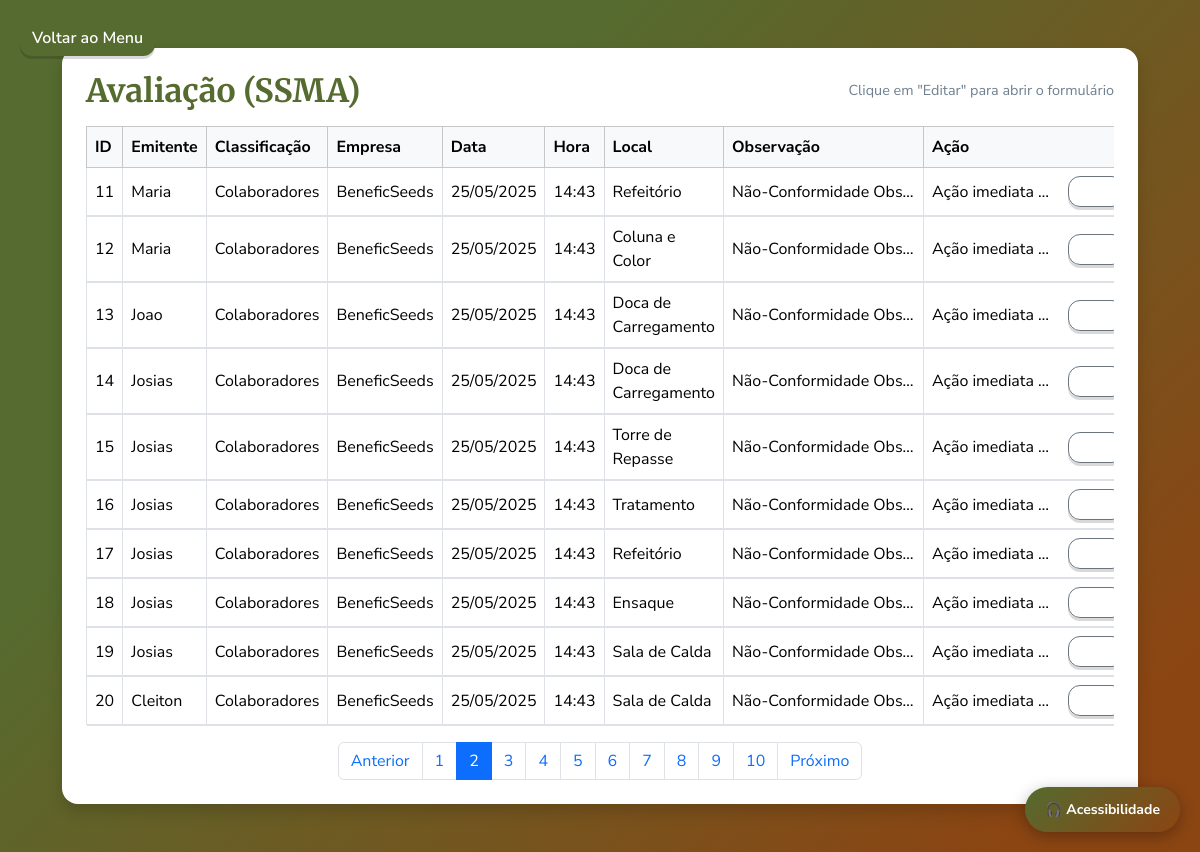
The page /ssma?page=2 (signed in) on the database its author committed.
### app.py (models this page shows)
class Entrada(db.Model):
    id = db.Column(db.Integer, primary_key=True)
    emitente = db.Column(db.String(40), nullable=False)
    classificação = db.Column(db.String(15), nullable=False)
    empresa = db.Column(db.String(15), nullable=False)
    data = db.Column(db.Date, nullable=False)
    hora = db.Column(db.Time, nullable=False)
    local = db.Column(db.String(20), nullable=False)
    observação = db.Column(db.String(150), nullable=False)
    ação = db.Column(db.String(150), nullable=False)
    class_sst = db.Column(db.String(50), nullable=True)
    class_ambiental = db.Column(db.String(50), nullable=True)
    causa = db.Column(db.String(300), nullable=True)
    parecer = db.Column(db.String(100), nullable=True)
    num_ordem_man = db.Column(db.String(20), nullable=True)
    obs_sprocedencia = db.Column(db.String(20), nullable=True)
    obs_justificativa = db.Column(db.String(20), nullable=True)
    multipla_condição = db.Column(db.String(60), nullable=True)
    multipla_comportamento = db.Column(db.String(60), nullable=True)
    multipla_ambiental = db.Column(db.String(60), nullable=True)
    funcionario = db.Column(db.String(20), nullable=True)

### app.py (the view, shortened to what this page needs)
@app.route("/ssma", methods=["GET", "POST"])
def ssma():
    if not session.get("logado"):
        return redirect(url_for("login"))
    try:
        page = int(request.args.get('page', 1))
        if page < 1:
            page = 1
    except ValueError:
        page = 1
    per_page = 10
    entradas_pag = Entrada.query.order_by(Entrada.id.asc()).paginate(page=page, per_page=per_page, error_out=False)
    return render_template("ssma.html",
                           entradas=entradas_pag.items,
                           page=page,
                           total_pages=entradas_pag.pages)

### templates/ssma.html (shortened to what this page needs)
{% extends "base.html" %}
{% block content %}
<div class="container py-5 centered">
    <div class="card card-wide shadow p-4">
        <div class="d-flex justify-content-between align-items-center mb-3">
            <h2 class="mb-0">Avaliação (SSMA)</h2>
            <div class="small-muted">Clique em "Editar" para abrir o formulário</div>
        </div>
        <form method="POST">
            <div class="table-responsive">
                <table class="table table-bordered table-hover align-middle mb-0">
                    <thead class="table-light">
                        <tr>
                            <th>ID</th>
                            <th>Emitente</th>
                            <th>Classificação</th>
                            <th>Empresa</th>
                            <th>Data</th>
                            <th>Hora</th>
                            <th>Local</th>
                            <th>Observação</th>
                            <th>Ação</th>
                        </tr>
                    </thead>
                    <tbody>
                    {% for entrada in entradas %}
                        <tr class="row-clickable" onclick="document.getElementById('btn-toggle-{{ entrada.id }}').click();">
                            <td>{{ entrada.id }}</td>
                            <td class="text-truncate" style="max-width:160px;" title="{{ entrada.emitente }}">{{ entrada.emitente }}</td>
                            <td>{{ entrada.classificação }}</td>
                            <td class="text-truncate" style="max-width:140px;" title="{{ entrada.empresa }}">{{ entrada.empresa }}</td>
                            <td>{{ entrada.data.strftime("%d/%m/%Y") }}</td>
                            <td>{{ entrada.hora.strftime("%H:%M") if entrada.hora else '' }}</td>
                            <td>{{ entrada.local }}</td>
                            <td class="text-truncate" style="max-width:200px;" title="{{ entrada.observação }}">{{ entrada.observação }}</td>
                            <td>
                                <div class="d-flex align-items-center">
                                    <span class="me-2 text-truncate" style="max-width:120px;">{{ entrada.ação }}</span>
                                    <button
                                        id="btn-toggle-{{ entrada.id }}"
                                        type="button"
                                        class="btn btn-sm btn-outline-secondary ms-2"
                                        data-bs-toggle="collapse"
                                        data-bs-target="#collapse-{{ entrada.id }}"
                                        aria-expanded="false"
                                        aria-controls="collapse-{{ entrada.id }}"
                                        aria-label="Editar entrada {{ entrada.id }}">
                                    </button>
                                </div>
                            </td>
                        </tr>
                        <tr>
                            <td colspan="9" class="p-0 border-0">
                                                {% endfor %}
                            </td>
                        </tr>
                    {% else %}
                    </tbody>
                </table>
            </div>
        </form>
        {% if total_pages > 1 %}
        <nav aria-label="Paginação SSMA" class="mt-3">
            <ul class="pagination justify-content-center mb-0">
                <li class="page-item {% if page <= 1 %}disabled{% endif %}">
                    <a class="page-link" href="{{ url_for('ssma', page=page-1) }}">Anterior</a>
                </li>
                {% for p in range(1, total_pages + 1) %}
                <li class="page-item {% if p == page %}active{% endif %}">
                    <a class="page-link" href="{{ url_for('ssma', page=p) }}">{{ p }}</a>
                </li>
                {% endfor %}
                <li class="page-item {% if page >= total_pages %}disabled{% endif %}">
                    <a class="page-link" href="{{ url_for('ssma', page=page+1) }}">Próximo</a>
                </li>
            </ul>
        </nav>
        {% endif %}
    </div>
</div>
{% endblock %}

### static/css/style.css (style rules this page uses)
:root { --verde-oliva: #556B2F; --amarelo-dourado: #DAA520; --marrom-avermelhado: #8B4513; --cinza-ardosia: #708090; --branco: #FFFFFF; }
body { font-family: 'Nunito Sans', sans-serif; color: var(--cinza-ardosia); background: linear-gradient(135deg, var(--verde-oliva) 30%, var(--marrom-avermelhado) 90%); margin: 0; padding: 0; min-height: 100vh; justify-content: center; }
.card { background-color: var(--branco); border: none; border-radius: 16px; box-shadow: 0 8px 20px rgba(0, 0, 0, 0.2); color: var(--cinza-ardosia); padding: 2.5rem; width: 100%; max-width: 500px; }
.card-wide { background-color: var(--branco); border: none; border-radius: 16px; box-shadow: 0 8px 20px rgba(0, 0, 0, 0.2); color: var(--cinza-ardosia); padding: 2.5rem; width: 100%; max-width: 1200px; }
h2 { font-family: 'Merriweather', serif; color: var(--verde-oliva); font-weight: 700; }
.btn { border-radius: 12px; font-weight: 600; transition: all 0.2s ease; color: var(--branco); box-shadow: 0 3px 0 rgba(0, 0, 0, 0.15); }
.centered { display: flex; align-items: center; justify-content: center; }
.container { display: flex; justify-content: center; align-items: center; flex-direction: column; min-height: 100vh; max-width: 95%; padding: 2rem; }

### templates/ssma.html (style rules this page uses)
.card-wide { max-width: 1250px; }
.row-clickable { cursor: pointer; }
.small-muted { color: var(--cinza-ardosia); font-size: .9rem; }

### rows shown on the page
Entrada: id "11", emitente "Maria", classificação "Colaboradores", empresa "BeneficSeeds", data "25/05/2025", hora "14:43", local "Refeitório", observação "Não-Conformidade Obs…", ação "Ação imediata…"
Entrada: id "12", emitente "Maria", classificação "Colaboradores", empresa "BeneficSeeds", data "25/05/2025", hora "14:43", local "Coluna e Color", observação "Não-Conformidade Obs…", ação "Ação imediata…"
Entrada: id "13", emitente "Joao", classificação "Colaboradores", empresa "BeneficSeeds", data "25/05/2025", hora "14:43", local "Doca de Carregamento", observação "Não-Conformidade Obs…", ação "Ação imediata…"
Entrada: id "14", emitente "Josias", classificação "Colaboradores", empresa "BeneficSeeds", data "25/05/2025", hora "14:43", local "Doca de Carregamento", observação "Não-Conformidade Obs…", ação "Ação imediata…"
Entrada: id "15", emitente "Josias", classificação "Colaboradores", empresa "BeneficSeeds", data "25/05/2025", hora "14:43", local "Torre de Repasse", observação "Não-Conformidade Obs…", ação "Ação imediata…"
Entrada: id "16", emitente "Josias", classificação "Colaboradores", empresa "BeneficSeeds", data "25/05/2025", hora "14:43", local "Tratamento", observação "Não-Conformidade Obs…", ação "Ação imediata…"
Entrada: id "17", emitente "Josias", classificação "Colaboradores", empresa "BeneficSeeds", data "25/05/2025", hora "14:43", local "Refeitório", observação "Não-Conformidade Obs…", ação "Ação imediata…"
Entrada: id "18", emitente "Josias", classificação "Colaboradores", empresa "BeneficSeeds", data "25/05/2025", hora "14:43", local "Ensaque", observação "Não-Conformidade Obs…", ação "Ação imediata…"
Entrada: id "19", emitente "Josias", classificação "Colaboradores", empresa "BeneficSeeds", data "25/05/2025", hora "14:43", local "Sala de Calda", observação "Não-Conformidade Obs…", ação "Ação imediata…"
Entrada: id "20", emitente "Cleiton", classificação "Colaboradores", empresa "BeneficSeeds", data "25/05/2025", hora "14:43", local "Sala de Calda", observação "Não-Conformidade Obs…", ação "Ação imediata…"

### other values the page prints
{{ p }} "1" "2" "3" "4" "5" "6" "7" "8" "9" "10"
